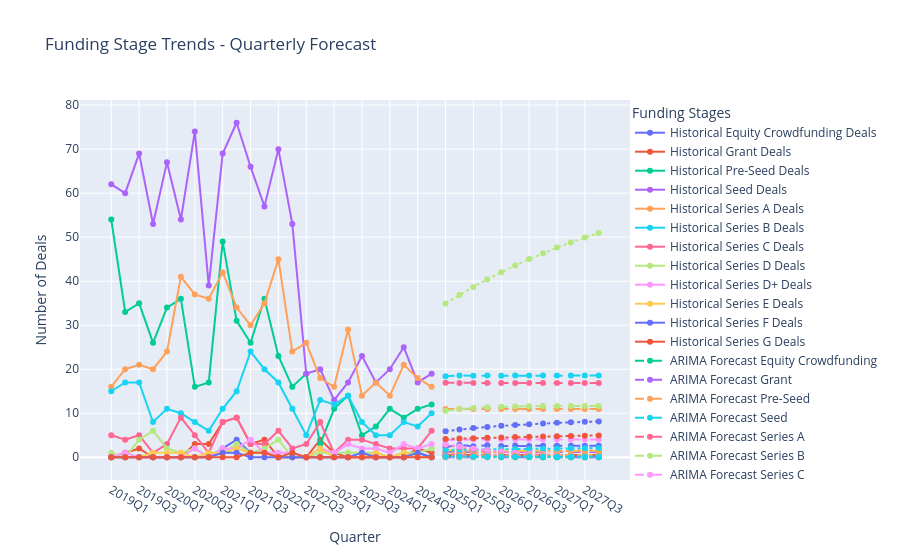

Notebook cell for this chart:
### Markdown cell above
Funding Stages Forecast

### Code cell
import pandas as pd
import numpy as np
import plotly.graph_objects as go
from statsmodels.tsa.arima.model import ARIMA
from sklearn.linear_model import LogisticRegression

# Load Data
df = pd.read_csv("../data/deals_updated.csv")
df["date"] = pd.to_datetime(df["date"], errors="coerce")
df["amount"] = pd.to_numeric(df["amount"], errors="coerce")
df = df.dropna(subset=["date", "amount", "roundType"])

# Convert date to quarter format (YYYY-Qx)
df["quarter"] = df["date"].dt.to_period("Q")
df = df[df["quarter"] <= "2024Q4"]

# Group by quarter instead of year
funding_stage_trends = df.groupby(["quarter", "roundType"]).size().unstack().fillna(0)

# Generate future quarters for forecasting (Next 12 quarters ~ 3 years)
forecast_steps = 12
last_quarter = funding_stage_trends.index[-1]
future_quarters = [str(last_quarter + i) for i in range(1, forecast_steps + 1)]

# ARIMA Forecasting
stage_forecast = {}
for stage in funding_stage_trends.columns:
    model = ARIMA(funding_stage_trends[stage], order=(1, 1, 1))
    model_fit = model.fit()
    forecast = model_fit.forecast(steps=forecast_steps)
    stage_forecast[stage] = forecast

# Logistic Regression Forecasting
X = np.arange(len(funding_stage_trends)).reshape(-1, 1)  # Quarter Index
stage_probabilities = {}

for stage in funding_stage_trends.columns:
    y = funding_stage_trends[stage].values
    log_model = LogisticRegression()
    log_model.fit(X, y)
    
    future_X = np.arange(len(funding_stage_trends), len(funding_stage_trends) + forecast_steps).reshape(-1, 1)
    prob_forecast = log_model.predict_proba(future_X)[:, 1]  # Probability of stage growth
    stage_probabilities[stage] = prob_forecast * max(y)  # Scale to deal volume

# Plotting
fig = go.Figure()

# Plot historical data
for stage in funding_stage_trends.columns:
    fig.add_trace(go.Scatter(
        x=funding_stage_trends.index.astype(str),
        y=funding_stage_trends[stage],
        mode="lines+markers",
        name=f"Historical {stage} Deals"
    ))

# Plot ARIMA forecast
for stage, forecast in stage_forecast.items():
    fig.add_trace(go.Scatter(
        x=future_quarters,
        y=forecast,
        mode="lines+markers",
        name=f"ARIMA Forecast {stage}",
        line=dict(dash="dash")
    ))

# Plot Logistic Regression forecast
for stage, prob_forecast in stage_probabilities.items():
    fig.add_trace(go.Scatter(
        x=future_quarters,
        y=prob_forecast,
        mode="lines+markers",
        name=f"Logistic Forecast {stage}",
        line=dict(dash="dot")
    ))

fig.update_layout(
    title="Funding Stage Trends - Quarterly Forecast",
    xaxis_title="Quarter",
    yaxis_title="Number of Deals",
    legend=dict(
        title="Funding Stages",
        x=1,
        y=1,
        xanchor="left",
        yanchor="top"
    )
)

# Show Interactive Graph
fig.show()

### Figure 1 — Plotly figure (JSON) as saved in the notebook; plotly's stock layout.template omitted (floating-point values rounded to 4 significant figures)
{"data": [{"mode": "lines+markers", "name": "Historical Equity Crowdfunding Deals", "type": "scatter", "x": ["2019Q1", "2019Q2", "2019Q3", "2019Q4", "2020Q1", "2020Q2", "2020Q3", "2020Q4", "2021Q1", "2021Q2", "2021Q3", "2021Q4", "2022Q1", "2022Q2", "2022Q3", "2022Q4", "2023Q1", "2023Q2", "2023Q3", "2023Q4", "2024Q1", "2024Q2", "2024Q3", "2024Q4"], "y": [0.0, 0.0, 0.0, 0.0, 0.0, 0.0, 0.0, 0.0, 2.0, 4.0, 1.0, 1.0, 0.0, 0.0, 0.0, 0.0, 0.0, 0.0, 0.0, 0.0, 0.0, 0.0, 1.0, 0.0]}, {"mode": "lines+markers", "name": "Historical Grant Deals", "type": "scatter", "x": ["2019Q1", "2019Q2", "2019Q3", "2019Q4", "2020Q1", "2020Q2", "2020Q3", "2020Q4", "2021Q1", "2021Q2", "2021Q3", "2021Q4", "2022Q1", "2022Q2", "2022Q3", "2022Q4", "2023Q1", "2023Q2", "2023Q3", "2023Q4", "2024Q1", "2024Q2", "2024Q3", "2024Q4"], "y": [0.0, 1.0, 2.0, 0.0, 0.0, 0.0, 3.0, 3.0, 8.0, 9.0, 3.0, 4.0, 0.0, 0.0, 0.0, 4.0, 1.0, 0.0, 0.0, 0.0, 0.0, 0.0, 2.0, 1.0]}, {"mode": "lines+markers", "name": "Historical Pre-Seed Deals", "type": "scatter", "x": ["2019Q1", "2019Q2", "2019Q3", "2019Q4", "2020Q1", "2020Q2", "2020Q3", "2020Q4", "2021Q1", "2021Q2", "2021Q3", "2021Q4", "2022Q1", "2022Q2", "2022Q3", "2022Q4", "2023Q1", "2023Q2", "2023Q3", "2023Q4", "2024Q1", "2024Q2", "2024Q3", "2024Q4"], "y": [54.0, 33.0, 35.0, 26.0, 34.0, 36.0, 16.0, 17.0, 49.0, 31.0, 26.0, 36.0, 23.0, 16.0, 19.0, 3.0, 11.0, 14.0, 5.0, 7.0, 11.0, 9.0, 11.0, 12.0]}, {"mode": "lines+markers", "name": "Historical Seed Deals", "type": "scatter", "x": ["2019Q1", "2019Q2", "2019Q3", "2019Q4", "2020Q1", "2020Q2", "2020Q3", "2020Q4", "2021Q1", "2021Q2", "2021Q3", "2021Q4", "2022Q1", "2022Q2", "2022Q3", "2022Q4", "2023Q1", "2023Q2", "2023Q3", "2023Q4", "2024Q1", "2024Q2", "2024Q3", "2024Q4"], "y": [62.0, 60.0, 69.0, 53.0, 67.0, 54.0, 74.0, 39.0, 69.0, 76.0, 66.0, 57.0, 70.0, 53.0, 19.0, 20.0, 13.0, 17.0, 23.0, 17.0, 20.0, 25.0, 17.0, 19.0]}, {"mode": "lines+markers", "name": "Historical Series A Deals", "type": "scatter", "x": ["2019Q1", "2019Q2", "2019Q3", "2019Q4", "2020Q1", "2020Q2", "2020Q3", "2020Q4", "2021Q1", "2021Q2", "2021Q3", "2021Q4", "2022Q1", "2022Q2", "2022Q3", "2022Q4", "2023Q1", "2023Q2", "2023Q3", "2023Q4", "2024Q1", "2024Q2", "2024Q3", "2024Q4"], "y": [16.0, 20.0, 21.0, 20.0, 24.0, 41.0, 37.0, 36.0, 42.0, 34.0, 30.0, 35.0, 45.0, 24.0, 26.0, 18.0, 16.0, 29.0, 14.0, 17.0, 14.0, 21.0, 18.0, 16.0]}, {"mode": "lines+markers", "name": "Historical Series B Deals", "type": "scatter", "x": ["2019Q1", "2019Q2", "2019Q3", "2019Q4", "2020Q1", "2020Q2", "2020Q3", "2020Q4", "2021Q1", "2021Q2", "2021Q3", "2021Q4", "2022Q1", "2022Q2", "2022Q3", "2022Q4", "2023Q1", "2023Q2", "2023Q3", "2023Q4", "2024Q1", "2024Q2", "2024Q3", "2024Q4"], "y": [15.0, 17.0, 17.0, 8.0, 11.0, 10.0, 8.0, 6.0, 11.0, 15.0, 24.0, 20.0, 17.0, 11.0, 5.0, 13.0, 12.0, 14.0, 8.0, 5.0, 5.0, 8.0, 7.0, 10.0]}, {"mode": "lines+markers", "name": "Historical Series C Deals", "type": "scatter", "x": ["2019Q1", "2019Q2", "2019Q3", "2019Q4", "2020Q1", "2020Q2", "2020Q3", "2020Q4", "2021Q1", "2021Q2", "2021Q3", "2021Q4", "2022Q1", "2022Q2", "2022Q3", "2022Q4", "2023Q1", "2023Q2", "2023Q3", "2023Q4", "2024Q1", "2024Q2", "2024Q3", "2024Q4"], "y": [5.0, 4.0, 5.0, 1.0, 3.0, 9.0, 5.0, 1.0, 8.0, 9.0, 3.0, 3.0, 6.0, 2.0, 3.0, 8.0, 1.0, 4.0, 4.0, 3.0, 2.0, 2.0, 2.0, 6.0]}, {"mode": "lines+markers", "name": "Historical Series D Deals", "type": "scatter", "x": ["2019Q1", "2019Q2", "2019Q3", "2019Q4", "2020Q1", "2020Q2", "2020Q3", "2020Q4", "2021Q1", "2021Q2", "2021Q3", "2021Q4", "2022Q1", "2022Q2", "2022Q3", "2022Q4", "2023Q1", "2023Q2", "2023Q3", "2023Q4", "2024Q1", "2024Q2", "2024Q3", "2024Q4"], "y": [1.0, 0.0, 4.0, 6.0, 2.0, 1.0, 2.0, 0.0, 1.0, 3.0, 1.0, 2.0, 4.0, 0.0, 0.0, 1.0, 1.0, 1.0, 1.0, 1.0, 0.0, 1.0, 1.0, 2.0]}, {"mode": "lines+markers", "name": "Historical Series D+ Deals", "type": "scatter", "x": ["2019Q1", "2019Q2", "2019Q3", "2019Q4", "2020Q1", "2020Q2", "2020Q3", "2020Q4", "2021Q1", "2021Q2", "2021Q3", "2021Q4", "2022Q1", "2022Q2", "2022Q3", "2022Q4", "2023Q1", "2023Q2", "2023Q3", "2023Q4", "2024Q1", "2024Q2", "2024Q3", "2024Q4"], "y": [0.0, 1.0, 0.0, 0.0, 0.0, 0.0, 2.0, 0.0, 2.0, 2.0, 4.0, 1.0, 1.0, 1.0, 0.0, 2.0, 1.0, 3.0, 2.0, 2.0, 1.0, 3.0, 2.0, 3.0]}, {"mode": "lines+markers", "name": "Historical Series E Deals", "type": "scatter", "x": ["2019Q1", "2019Q2", "2019Q3", "2019Q4", "2020Q1", "2020Q2", "2020Q3", "2020Q4", "2021Q1", "2021Q2", "2021Q3", "2021Q4", "2022Q1", "2022Q2", "2022Q3", "2022Q4", "2023Q1", "2023Q2", "2023Q3", "2023Q4", "2024Q1", "2024Q2", "2024Q3", "2024Q4"], "y": [0.0, 0.0, 0.0, 1.0, 1.0, 1.0, 0.0, 1.0, 1.0, 2.0, 1.0, 1.0, 0.0, 0.0, 0.0, 2.0, 0.0, 0.0, 0.0, 1.0, 0.0, 1.0, 0.0, 0.0]}, {"mode": "lines+markers", "name": "Historical Series F Deals", "type": "scatter", "x": ["2019Q1", "2019Q2", "2019Q3", "2019Q4", "2020Q1", "2020Q2", "2020Q3", "2020Q4", "2021Q1", "2021Q2", "2021Q3", "2021Q4", "2022Q1", "2022Q2", "2022Q3", "2022Q4", "2023Q1", "2023Q2", "2023Q3", "2023Q4", "2024Q1", "2024Q2", "2024Q3", "2024Q4"], "y": [0.0, 0.0, 0.0, 0.0, 0.0, 0.0, 0.0, 0.0, 1.0, 1.0, 0.0, 0.0, 0.0, 0.0, 0.0, 0.0, 0.0, 0.0, 1.0, 0.0, 0.0, 0.0, 1.0, 0.0]}, {"mode": "lines+markers", "name": "Historical Series G Deals", "type": "scatter", "x": ["2019Q1", "2019Q2", "2019Q3", "2019Q4", "2020Q1", "2020Q2", "2020Q3", "2020Q4", "2021Q1", "2021Q2", "2021Q3", "2021Q4", "2022Q1", "2022Q2", "2022Q3", "2022Q4", "2023Q1", "2023Q2", "2023Q3", "2023Q4", "2024Q1", "2024Q2", "2024Q3", "2024Q4"], "y": [0.0, 0.0, 0.0, 0.0, 0.0, 0.0, 0.0, 0.0, 0.0, 0.0, 1.0, 1.0, 0.0, 1.0, 0.0, 0.0, 0.0, 0.0, 0.0, 0.0, 0.0, 0.0, 0.0, 0.0]}, {"line": {"dash": "dash"}, "mode": "lines+markers", "name": "ARIMA Forecast Equity Crowdfunding", "type": "scatter", "x": ["2025Q1", "2025Q2", "2025Q3", "2025Q4", "2026Q1", "2026Q2", "2026Q3", "2026Q4", "2027Q1", "2027Q2", "2027Q3", "2027Q4"], "y": [0.1604, 0.2457, 0.291, 0.3152, 0.328, 0.3348, 0.3384, 0.3404, 0.3414, 0.3419, 0.3422, 0.3424]}, {"line": {"dash": "dash"}, "mode": "lines+markers", "name": "ARIMA Forecast Grant", "type": "scatter", "x": ["2025Q1", "2025Q2", "2025Q3", "2025Q4", "2026Q1", "2026Q2", "2026Q3", "2026Q4", "2027Q1", "2027Q2", "2027Q3", "2027Q4"], "y": [1.234, 1.15, 1.18, 1.169, 1.173, 1.172, 1.172, 1.172, 1.172, 1.172, 1.172, 1.172]}, {"line": {"dash": "dash"}, "mode": "lines+markers", "name": "ARIMA Forecast Pre-Seed", "type": "scatter", "x": ["2025Q1", "2025Q2", "2025Q3", "2025Q4", "2026Q1", "2026Q2", "2026Q3", "2026Q4", "2027Q1", "2027Q2", "2027Q3", "2027Q4"], "y": [10.94, 10.95, 10.95, 10.95, 10.95, 10.95, 10.95, 10.95, 10.95, 10.95, 10.95, 10.95]}, {"line": {"dash": "dash"}, "mode": "lines+markers", "name": "ARIMA Forecast Seed", "type": "scatter", "x": ["2025Q1", "2025Q2", "2025Q3", "2025Q4", "2026Q1", "2026Q2", "2026Q3", "2026Q4", "2027Q1", "2027Q2", "2027Q3", "2027Q4"], "y": [18.39, 18.6, 18.53, 18.55, 18.54, 18.55, 18.55, 18.55, 18.55, 18.55, 18.55, 18.55]}, {"line": {"dash": "dash"}, "mode": "lines+markers", "name": "ARIMA Forecast Series A", "type": "scatter", "x": ["2025Q1", "2025Q2", "2025Q3", "2025Q4", "2026Q1", "2026Q2", "2026Q3", "2026Q4", "2027Q1", "2027Q2", "2027Q3", "2027Q4"], "y": [16.95, 16.88, 16.88, 16.88, 16.88, 16.88, 16.88, 16.88, 16.88, 16.88, 16.88, 16.88]}, {"line": {"dash": "dash"}, "mode": "lines+markers", "name": "ARIMA Forecast Series B", "type": "scatter", "x": ["2025Q1", "2025Q2", "2025Q3", "2025Q4", "2026Q1", "2026Q2", "2026Q3", "2026Q4", "2027Q1", "2027Q2", "2027Q3", "2027Q4"], "y": [10.58, 10.96, 11.2, 11.37, 11.47, 11.54, 11.59, 11.62, 11.64, 11.65, 11.66, 11.66]}, {"line": {"dash": "dash"}, "mode": "lines+markers", "name": "ARIMA Forecast Series C", "type": "scatter", "x": ["2025Q1", "2025Q2", "2025Q3", "2025Q4", "2026Q1", "2026Q2", "2026Q3", "2026Q4", "2027Q1", "2027Q2", "2027Q3", "2027Q4"], "y": [3.895, 4.027, 4.019, 4.019, 4.019, 4.019, 4.019, 4.019, 4.019, 4.019, 4.019, 4.019]}, {"line": {"dash": "dash"}, "mode": "lines+markers", "name": "ARIMA Forecast Series D", "type": "scatter", "x": ["2025Q1", "2025Q2", "2025Q3", "2025Q4", "2026Q1", "2026Q2", "2026Q3", "2026Q4", "2027Q1", "2027Q2", "2027Q3", "2027Q4"], "y": [1.634, 1.536, 1.51, 1.502, 1.501, 1.5, 1.5, 1.5, 1.5, 1.5, 1.5, 1.5]}, {"line": {"dash": "dash"}, "mode": "lines+markers", "name": "ARIMA Forecast Series D+", "type": "scatter", "x": ["2025Q1", "2025Q2", "2025Q3", "2025Q4", "2026Q1", "2026Q2", "2026Q3", "2026Q4", "2027Q1", "2027Q2", "2027Q3", "2027Q4"], "y": [2.343, 2.795, 2.484, 2.698, 2.551, 2.652, 2.582, 2.63, 2.597, 2.62, 2.604, 2.615]}, {"line": {"dash": "dash"}, "mode": "lines+markers", "name": "ARIMA Forecast Series E", "type": "scatter", "x": ["2025Q1", "2025Q2", "2025Q3", "2025Q4", "2026Q1", "2026Q2", "2026Q3", "2026Q4", "2027Q1", "2027Q2", "2027Q3", "2027Q4"], "y": [0.4739, 0.5286, 0.535, 0.5357, 0.5358, 0.5358, 0.5358, 0.5358, 0.5358, 0.5358, 0.5358, 0.5358]}, {"line": {"dash": "dash"}, "mode": "lines+markers", "name": "ARIMA Forecast Series F", "type": "scatter", "x": ["2025Q1", "2025Q2", "2025Q3", "2025Q4", "2026Q1", "2026Q2", "2026Q3", "2026Q4", "2027Q1", "2027Q2", "2027Q3", "2027Q4"], "y": [0.1422, 0.1615, 0.1641, 0.1645, 0.1645, 0.1645, 0.1645, 0.1645, 0.1645, 0.1645, 0.1645, 0.1645]}, {"line": {"dash": "dash"}, "mode": "lines+markers", "name": "ARIMA Forecast Series G", "type": "scatter", "x": ["2025Q1", "2025Q2", "2025Q3", "2025Q4", "2026Q1", "2026Q2", "2026Q3", "2026Q4", "2027Q1", "2027Q2", "2027Q3", "2027Q4"], "y": [0.00081, 0.0006976, 0.0007132, 0.000711, 0.0007113, 0.0007113, 0.0007113, 0.0007113, 0.0007113, 0.0007113, 0.0007113, 0.0007113]}, {"line": {"dash": "dot"}, "mode": "lines+markers", "name": "Logistic Forecast Equity Crowdfunding", "type": "scatter", "x": ["2025Q1", "2025Q2", "2025Q3", "2025Q4", "2026Q1", "2026Q2", "2026Q3", "2026Q4", "2027Q1", "2027Q2", "2027Q3", "2027Q4"], "y": [0.9457, 0.9948, 1.046, 1.098, 1.151, 1.207, 1.263, 1.321, 1.38, 1.44, 1.501, 1.563]}, {"line": {"dash": "dot"}, "mode": "lines+markers", "name": "Logistic Forecast Grant", "type": "scatter", "x": ["2025Q1", "2025Q2", "2025Q3", "2025Q4", "2026Q1", "2026Q2", "2026Q3", "2026Q4", "2027Q1", "2027Q2", "2027Q3", "2027Q4"], "y": [1.652, 1.693, 1.734, 1.774, 1.815, 1.856, 1.896, 1.937, 1.977, 2.018, 2.059, 2.099]}, {"line": {"dash": "dot"}, "mode": "lines+markers", "name": "Logistic Forecast Pre-Seed", "type": "scatter", "x": ["2025Q1", "2025Q2", "2025Q3", "2025Q4", "2026Q1", "2026Q2", "2026Q3", "2026Q4", "2027Q1", "2027Q2", "2027Q3", "2027Q4"], "y": [2.817, 2.321, 1.888, 1.519, 1.209, 0.9534, 0.7454, 0.578, 0.4449, 0.34, 0.2583, 0.195]}, {"line": {"dash": "dot"}, "mode": "lines+markers", "name": "Logistic Forecast Seed", "type": "scatter", "x": ["2025Q1", "2025Q2", "2025Q3", "2025Q4", "2026Q1", "2026Q2", "2026Q3", "2026Q4", "2027Q1", "2027Q2", "2027Q3", "2027Q4"], "y": [34.95, 36.87, 38.7, 40.42, 42.05, 43.58, 45.02, 46.37, 47.63, 48.81, 49.91, 50.94]}, {"line": {"dash": "dot"}, "mode": "lines+markers", "name": "Logistic Forecast Series A", "type": "scatter", "x": ["2025Q1", "2025Q2", "2025Q3", "2025Q4", "2026Q1", "2026Q2", "2026Q3", "2026Q4", "2027Q1", "2027Q2", "2027Q3", "2027Q4"], "y": [2.977, 2.442, 1.985, 1.601, 1.284, 1.024, 0.8132, 0.6437, 0.5081, 0.4001, 0.3145, 0.2468]}, {"line": {"dash": "dot"}, "mode": "lines+markers", "name": "Logistic Forecast Series B", "type": "scatter", "x": ["2025Q1", "2025Q2", "2025Q3", "2025Q4", "2026Q1", "2026Q2", "2026Q3", "2026Q4", "2027Q1", "2027Q2", "2027Q3", "2027Q4"], "y": [0.03907, 0.02525, 0.01585, 0.009673, 0.005754, 0.003346, 0.001909, 0.001072, 0.0005939, 0.0003258, 0.0001773, 9.588e-05]}, {"line": {"dash": "dot"}, "mode": "lines+markers", "name": "Logistic Forecast Series C", "type": "scatter", "x": ["2025Q1", "2025Q2", "2025Q3", "2025Q4", "2026Q1", "2026Q2", "2026Q3", "2026Q4", "2027Q1", "2027Q2", "2027Q3", "2027Q4"], "y": [5.933, 6.299, 6.619, 6.896, 7.136, 7.343, 7.523, 7.678, 7.814, 7.933, 8.038, 8.131]}, {"line": {"dash": "dot"}, "mode": "lines+markers", "name": "Logistic Forecast Series D", "type": "scatter", "x": ["2025Q1", "2025Q2", "2025Q3", "2025Q4", "2026Q1", "2026Q2", "2026Q3", "2026Q4", "2027Q1", "2027Q2", "2027Q3", "2027Q4"], "y": [4.17, 4.257, 4.341, 4.421, 4.499, 4.573, 4.645, 4.713, 4.779, 4.842, 4.902, 4.96]}, {"line": {"dash": "dot"}, "mode": "lines+markers", "name": "Logistic Forecast Series D+", "type": "scatter", "x": ["2025Q1", "2025Q2", "2025Q3", "2025Q4", "2026Q1", "2026Q2", "2026Q3", "2026Q4", "2027Q1", "2027Q2", "2027Q3", "2027Q4"], "y": [0.3289, 0.2356, 0.1648, 0.1132, 0.07669, 0.05146, 0.03428, 0.02273, 0.01502, 0.009901, 0.006516, 0.004284]}, {"line": {"dash": "dot"}, "mode": "lines+markers", "name": "Logistic Forecast Series E", "type": "scatter", "x": ["2025Q1", "2025Q2", "2025Q3", "2025Q4", "2026Q1", "2026Q2", "2026Q3", "2026Q4", "2027Q1", "2027Q2", "2027Q3", "2027Q4"], "y": [0.4393, 0.4194, 0.4002, 0.3816, 0.3637, 0.3464, 0.3298, 0.3138, 0.2985, 0.2837, 0.2696, 0.2561]}, {"line": {"dash": "dot"}, "mode": "lines+markers", "name": "Logistic Forecast Series F", "type": "scatter", "x": ["2025Q1", "2025Q2", "2025Q3", "2025Q4", "2026Q1", "2026Q2", "2026Q3", "2026Q4", "2027Q1", "2027Q2", "2027Q3", "2027Q4"], "y": [0.3103, 0.3258, 0.3416, 0.3578, 0.3743, 0.3912, 0.4083, 0.4256, 0.4431, 0.4607, 0.4785, 0.4963]}, {"line": {"dash": "dot"}, "mode": "lines+markers", "name": "Logistic Forecast Series G", "type": "scatter", "x": ["2025Q1", "2025Q2", "2025Q3", "2025Q4", "2026Q1", "2026Q2", "2026Q3", "2026Q4", "2027Q1", "2027Q2", "2027Q3", "2027Q4"], "y": [0.1197, 0.1193, 0.1188, 0.1184, 0.118, 0.1176, 0.1172, 0.1168, 0.1164, 0.116, 0.1156, 0.1152]}], "layout": {"legend": {"title": {"text": "Funding Stages"}, "x": 1, "xanchor": "left", "y": 1, "yanchor": "top"}, "title": {"text": "Funding Stage Trends - Quarterly Forecast"}, "xaxis": {"title": {"text": "Quarter"}}, "yaxis": {"title": {"text": "Number of Deals"}}}}
